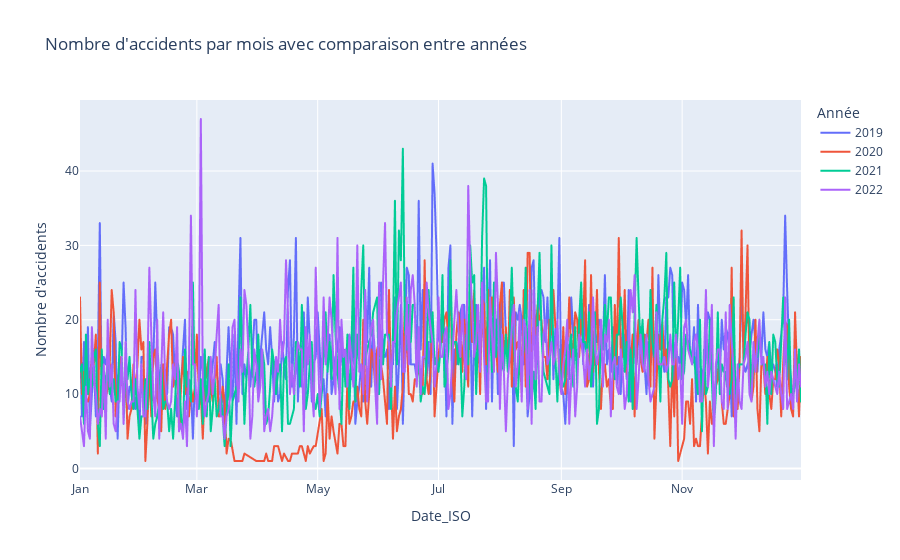

This figure's notebook cell:
### Code cell
# Grouper les données par Date_ISO et année d'origine
accidents_par_date_iso = df.groupby(['Date_ISO', 'an', 'Date'])['Num_Acc'].count().reset_index()

# Renommer les colonnes pour plus de clarté
accidents_par_date_iso.columns = ['Date_ISO', 'Annee', 'Date', 'Nombre_Accidents']


# Tracer le graphique avec Plotly
fig_iso = px.line(
    accidents_par_date_iso,
    x='Date_ISO',
    y='Nombre_Accidents',
    color='Annee',
    title='Nombre d\'accidents par mois avec comparaison entre années',
    labels={'Date': 'Mois', 'Nombre_Accidents': 'Nombre d\'accidents', 'Annee': 'Année'},
    line_shape='linear'
)
fig_iso.update_layout(
    xaxis=dict(
        tickformat="%b",
    ),
    bargap=0.2
)

# Afficher le graphique
fig_iso.show()

### Figure 1 — Plotly figure (JSON) as saved in the notebook; plotly's stock layout.template omitted (floating-point values rounded to 4 significant figures; data arrays with more than 128 entries replaced by an {"elided": "..."} marker saying what was removed)
{"data": [{"hovertemplate": "Année=2019<br>Date_ISO=%{x}<br>Nombre d'accidents=%{y}<extra></extra>", "legendgroup": "2019", "line": {"color": "#636efa", "dash": "solid", "shape": "linear"}, "marker": {"symbol": "circle"}, "mode": "lines", "name": "2019", "showlegend": true, "type": "scattergl", "x": {"elided": "365 str values"}, "xaxis": "x", "y": {"elided": "365 int values"}, "yaxis": "y"}, {"hovertemplate": "Année=2020<br>Date_ISO=%{x}<br>Nombre d'accidents=%{y}<extra></extra>", "legendgroup": "2020", "line": {"color": "#EF553B", "dash": "solid", "shape": "linear"}, "marker": {"symbol": "circle"}, "mode": "lines", "name": "2020", "showlegend": true, "type": "scattergl", "x": {"elided": "350 str values"}, "xaxis": "x", "y": {"elided": "350 int values"}, "yaxis": "y"}, {"hovertemplate": "Année=2021<br>Date_ISO=%{x}<br>Nombre d'accidents=%{y}<extra></extra>", "legendgroup": "2021", "line": {"color": "#00cc96", "dash": "solid", "shape": "linear"}, "marker": {"symbol": "circle"}, "mode": "lines", "name": "2021", "showlegend": true, "type": "scattergl", "x": {"elided": "365 str values"}, "xaxis": "x", "y": {"elided": "365 int values"}, "yaxis": "y"}, {"hovertemplate": "Année=2022<br>Date_ISO=%{x}<br>Nombre d'accidents=%{y}<extra></extra>", "legendgroup": "2022", "line": {"color": "#ab63fa", "dash": "solid", "shape": "linear"}, "marker": {"symbol": "circle"}, "mode": "lines", "name": "2022", "showlegend": true, "type": "scattergl", "x": {"elided": "365 str values"}, "xaxis": "x", "y": {"elided": "365 int values"}, "yaxis": "y"}], "layout": {"bargap": 0.2, "legend": {"title": {"text": "Année"}, "tracegroupgap": 0}, "title": {"text": "Nombre d'accidents par mois avec comparaison entre années"}, "xaxis": {"anchor": "y", "domain": [0, 1], "tickformat": "%b", "title": {"text": "Date_ISO"}}, "yaxis": {"anchor": "x", "domain": [0, 1], "title": {"text": "Nombre d'accidents"}}}}
